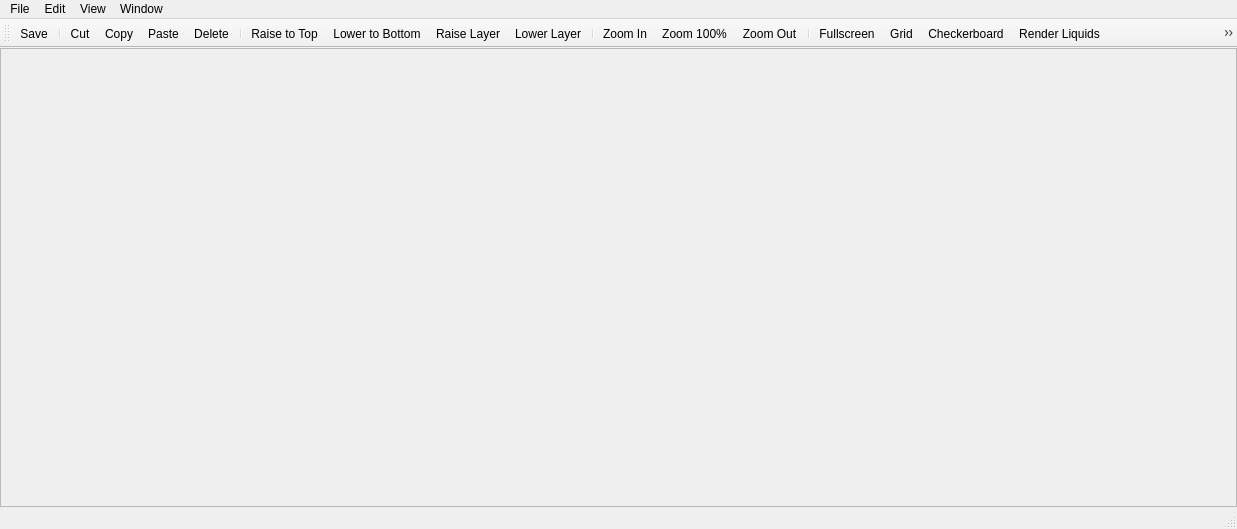
<?xml version="1.0" encoding="UTF-8"?>
<ui version="4.0">
 <class>LevelEditorWindow</class>
 <widget class="QMainWindow" name="LevelEditorWindow">
  <property name="geometry">
   <rect>
    <x>0</x>
    <y>0</y>
    <width>1237</width>
    <height>529</height>
   </rect>
  </property>
  <property name="windowTitle">
   <string>CoinKiller</string>
  </property>
  <widget class="QWidget" name="centralwidget">
   <layout class="QVBoxLayout" name="verticalLayout">
    <property name="leftMargin">
     <number>0</number>
    </property>
    <property name="topMargin">
     <number>0</number>
    </property>
    <property name="rightMargin">
     <number>0</number>
    </property>
    <property name="bottomMargin">
     <number>0</number>
    </property>
    <item>
     <widget class="QScrollArea" name="levelViewArea">
      <property name="frameShape">
       <enum>QFrame::Shape::StyledPanel</enum>
      </property>
      <property name="frameShadow">
       <enum>QFrame::Shadow::Sunken</enum>
      </property>
      <property name="lineWidth">
       <number>1</number>
      </property>
      <property name="widgetResizable">
       <bool>true</bool>
      </property>
      <widget class="QWidget" name="scrollAreaWidgetContents">
       <property name="geometry">
        <rect>
         <x>0</x>
         <y>0</y>
         <width>1235</width>
         <height>457</height>
        </rect>
       </property>
      </widget>
     </widget>
    </item>
   </layout>
  </widget>
  <widget class="QMenuBar" name="menubar">
   <property name="geometry">
    <rect>
     <x>0</x>
     <y>0</y>
     <width>1237</width>
     <height>19</height>
    </rect>
   </property>
   <widget class="QMenu" name="menuFile">
    <property name="title">
     <string>File</string>
    </property>
    <addaction name="actionSave"/>
    <addaction name="separator"/>
    <addaction name="actionShowPreferences"/>
   </widget>
   <widget class="QMenu" name="menuView">
    <property name="title">
     <string>View</string>
    </property>
    <addaction name="actionToggleLayer1"/>
    <addaction name="actionToggleLayer2"/>
    <addaction name="actionToggleSprites"/>
    <addaction name="actionToggleEntrances"/>
    <addaction name="actionTogglePaths"/>
    <addaction name="actionToggleLocations"/>
    <addaction name="separator"/>
    <addaction name="actionZoom_Maximum"/>
    <addaction name="actionZoom_In"/>
    <addaction name="actionZoom_100"/>
    <addaction name="actionZoom_Out"/>
    <addaction name="actionZoom_Minimum"/>
    <addaction name="separator"/>
    <addaction name="actionFullscreen"/>
    <addaction name="actionGrid"/>
    <addaction name="actionCheckerboard"/>
    <addaction name="actionRenderLiquids"/>
    <addaction name="actionRenderCameraLimits"/>
    <addaction name="actionToggle3DOverlay"/>
    <addaction name="actionToggle2DTile"/>
   </widget>
   <widget class="QMenu" name="menuEdit">
    <property name="title">
     <string>Edit</string>
    </property>
    <addaction name="actionCut"/>
    <addaction name="actionCopy"/>
    <addaction name="actionPaste"/>
    <addaction name="actionDelete"/>
    <addaction name="actionSelectAll"/>
    <addaction name="actionDeselect"/>
    <addaction name="separator"/>
    <addaction name="actionRaise"/>
    <addaction name="actionLower"/>
    <addaction name="actionRaiseLayer"/>
    <addaction name="actionLowerLayer"/>
    <addaction name="separator"/>
   </widget>
   <widget class="QMenu" name="menuWindow">
    <property name="title">
     <string>Window</string>
    </property>
    <addaction name="actionShowToolbox"/>
    <addaction name="actionShowMinimap"/>
    <addaction name="actionShowQuickPaint"/>
    <addaction name="actionShowHistory"/>
   </widget>
   <addaction name="menuFile"/>
   <addaction name="menuEdit"/>
   <addaction name="menuView"/>
   <addaction name="menuWindow"/>
  </widget>
  <widget class="QStatusBar" name="statusbar"/>
  <widget class="QToolBar" name="toolBar">
   <property name="enabled">
    <bool>true</bool>
   </property>
   <property name="windowTitle">
    <string>Toolbar</string>
   </property>
   <attribute name="toolBarArea">
    <enum>TopToolBarArea</enum>
   </attribute>
   <attribute name="toolBarBreak">
    <bool>false</bool>
   </attribute>
   <addaction name="actionSave"/>
   <addaction name="separator"/>
   <addaction name="actionCut"/>
   <addaction name="actionCopy"/>
   <addaction name="actionPaste"/>
   <addaction name="actionDelete"/>
   <addaction name="separator"/>
   <addaction name="actionRaise"/>
   <addaction name="actionLower"/>
   <addaction name="actionRaiseLayer"/>
   <addaction name="actionLowerLayer"/>
   <addaction name="separator"/>
   <addaction name="actionZoom_In"/>
   <addaction name="actionZoom_100"/>
   <addaction name="actionZoom_Out"/>
   <addaction name="separator"/>
   <addaction name="actionFullscreen"/>
   <addaction name="actionGrid"/>
   <addaction name="actionCheckerboard"/>
   <addaction name="actionRenderLiquids"/>
   <addaction name="actionRenderControllers"/>
   <addaction name="actionRenderCameraLimits"/>
   <addaction name="separator"/>
   <addaction name="actionToggleLayer1"/>
   <addaction name="actionToggleLayer2"/>
   <addaction name="actionToggleSprites"/>
   <addaction name="actionToggleEntrances"/>
   <addaction name="actionTogglePaths"/>
   <addaction name="actionToggleLocations"/>
   <addaction name="separator"/>
   <addaction name="actionAddArea"/>
   <addaction name="actionDeleteCurrentArea"/>
  </widget>
  <action name="actionToggleLayer1">
   <property name="checkable">
    <bool>true</bool>
   </property>
   <property name="text">
    <string>Toggle Layer 1</string>
   </property>
   <property name="toolTip">
    <string>Toggle Layer 1</string>
   </property>
  </action>
  <action name="actionToggleLayer2">
   <property name="checkable">
    <bool>true</bool>
   </property>
   <property name="text">
    <string>Toggle Layer 2</string>
   </property>
   <property name="toolTip">
    <string>Toggle Layer 2</string>
   </property>
  </action>
  <action name="actionZoom_In">
   <property name="text">
    <string>Zoom In</string>
   </property>
   <property name="toolTip">
    <string>Zoom In</string>
   </property>
   <property name="shortcut">
    <string>Ctrl++</string>
   </property>
  </action>
  <action name="actionZoom_Out">
   <property name="text">
    <string>Zoom Out</string>
   </property>
   <property name="toolTip">
    <string>Zoom Out</string>
   </property>
   <property name="shortcut">
    <string>Ctrl+-</string>
   </property>
  </action>
  <action name="actionZoom_100">
   <property name="text">
    <string>Zoom 100%</string>
   </property>
   <property name="toolTip">
    <string>Zoom 100%</string>
   </property>
   <property name="shortcut">
    <string>Ctrl+0</string>
   </property>
  </action>
  <action name="actionZoom_Maximum">
   <property name="text">
    <string>Maximum Zoom</string>
   </property>
   <property name="toolTip">
    <string>Maximum Zoom</string>
   </property>
   <property name="shortcut">
    <string>Ctrl+PgDown</string>
   </property>
  </action>
  <action name="actionZoom_Minimum">
   <property name="text">
    <string>Minimum Zoom</string>
   </property>
   <property name="toolTip">
    <string>Minimum Zoom</string>
   </property>
   <property name="shortcut">
    <string>Ctrl+PgUp</string>
   </property>
  </action>
  <action name="actionSave">
   <property name="text">
    <string>Save</string>
   </property>
   <property name="toolTip">
    <string>Save</string>
   </property>
   <property name="shortcut">
    <string>Ctrl+S</string>
   </property>
  </action>
  <action name="actionPaste">
   <property name="text">
    <string>Paste</string>
   </property>
   <property name="toolTip">
    <string>Paste</string>
   </property>
   <property name="shortcut">
    <string>Ctrl+V</string>
   </property>
  </action>
  <action name="actionCut">
   <property name="text">
    <string>Cut</string>
   </property>
   <property name="toolTip">
    <string>Cut</string>
   </property>
   <property name="shortcut">
    <string>Ctrl+X</string>
   </property>
  </action>
  <action name="actionCopy">
   <property name="text">
    <string>Copy</string>
   </property>
   <property name="toolTip">
    <string>Copy</string>
   </property>
   <property name="shortcut">
    <string>Ctrl+C</string>
   </property>
  </action>
  <action name="actionDelete">
   <property name="text">
    <string>Delete</string>
   </property>
   <property name="toolTip">
    <string>Delete</string>
   </property>
   <property name="shortcut">
    <string>Del</string>
   </property>
  </action>
  <action name="actionFullscreen">
   <property name="checkable">
    <bool>true</bool>
   </property>
   <property name="text">
    <string>Fullscreen</string>
   </property>
   <property name="toolTip">
    <string>Fullscreen</string>
   </property>
   <property name="shortcut">
    <string>F11</string>
   </property>
  </action>
  <action name="actionGrid">
   <property name="checkable">
    <bool>true</bool>
   </property>
   <property name="text">
    <string>Grid</string>
   </property>
   <property name="toolTip">
    <string>Grid</string>
   </property>
   <property name="shortcut">
    <string>Ctrl+G</string>
   </property>
  </action>
  <action name="actionAddArea">
   <property name="text">
    <string>Add Area</string>
   </property>
   <property name="toolTip">
    <string>Add Area</string>
   </property>
   <property name="shortcut">
    <string>Ctrl+Alt+N</string>
   </property>
  </action>
  <action name="actionDeleteCurrentArea">
   <property name="text">
    <string>Delete Current Area</string>
   </property>
   <property name="toolTip">
    <string>Delete Current Area</string>
   </property>
   <property name="shortcut">
    <string>Ctrl+Alt+D</string>
   </property>
  </action>
  <action name="actionRaise">
   <property name="text">
    <string>Raise to Top</string>
   </property>
   <property name="toolTip">
    <string>Raise to Top</string>
   </property>
   <property name="shortcut">
    <string>Ctrl+]</string>
   </property>
  </action>
  <action name="actionLower">
   <property name="text">
    <string>Lower to Bottom</string>
   </property>
   <property name="toolTip">
    <string>Lower to Bottom</string>
   </property>
   <property name="shortcut">
    <string>Ctrl+[</string>
   </property>
  </action>
  <action name="actionRaiseLayer">
   <property name="text">
    <string>Raise Layer</string>
   </property>
   <property name="toolTip">
    <string>Raise Layer</string>
   </property>
   <property name="shortcut">
    <string>Ctrl+Shift+]</string>
   </property>
  </action>
  <action name="actionLowerLayer">
   <property name="text">
    <string>Lower Layer</string>
   </property>
   <property name="toolTip">
    <string>Lower Layer</string>
   </property>
   <property name="shortcut">
    <string>Ctrl+Shift+[</string>
   </property>
  </action>
  <action name="actionRenderLiquids">
   <property name="checkable">
    <bool>true</bool>
   </property>
   <property name="text">
    <string>Render Liquids</string>
   </property>
   <property name="toolTip">
    <string>Render Liquids</string>
   </property>
   <property name="shortcut">
    <string>Ctrl+L</string>
   </property>
  </action>
  <action name="actionSelectAll">
   <property name="text">
    <string>Select All</string>
   </property>
   <property name="toolTip">
    <string>Select All</string>
   </property>
   <property name="shortcut">
    <string>Ctrl+A</string>
   </property>
  </action>
  <action name="actionCheckerboard">
   <property name="checkable">
    <bool>true</bool>
   </property>
   <property name="text">
    <string>Checkerboard</string>
   </property>
   <property name="toolTip">
    <string>Checkerboard</string>
   </property>
  </action>
  <action name="actionToggleSprites">
   <property name="checkable">
    <bool>true</bool>
   </property>
   <property name="text">
    <string>Toggle Sprites</string>
   </property>
   <property name="toolTip">
    <string>Toggle Sprites</string>
   </property>
  </action>
  <action name="actionTogglePaths">
   <property name="checkable">
    <bool>true</bool>
   </property>
   <property name="text">
    <string>Toggle Paths</string>
   </property>
   <property name="toolTip">
    <string>Toggle Paths</string>
   </property>
  </action>
  <action name="actionRenderCameraLimits">
   <property name="checkable">
    <bool>true</bool>
   </property>
   <property name="text">
    <string>Render Camera Limits</string>
   </property>
   <property name="toolTip">
    <string>Render Camera Limits</string>
   </property>
  </action>
  <action name="actionShowMinimap">
   <property name="checkable">
    <bool>true</bool>
   </property>
   <property name="text">
    <string>Show Minimap</string>
   </property>
   <property name="toolTip">
    <string>Show Minimap</string>
   </property>
  </action>
  <action name="actionShowToolbox">
   <property name="checkable">
    <bool>true</bool>
   </property>
   <property name="text">
    <string>Show Toolbox</string>
   </property>
   <property name="toolTip">
    <string>Show Toolbox</string>
   </property>
  </action>
  <action name="actionToggleLocations">
   <property name="checkable">
    <bool>true</bool>
   </property>
   <property name="text">
    <string>Toggle Locations</string>
   </property>
   <property name="toolTip">
    <string>Toggle Locations</string>
   </property>
  </action>
  <action name="actionToggle3DOverlay">
   <property name="checkable">
    <bool>true</bool>
   </property>
   <property name="text">
    <string>Toggle 3D Overlay</string>
   </property>
   <property name="toolTip">
    <string>Toggle 3D Overlay</string>
   </property>
  </action>
  <action name="actionToggle2DTile">
   <property name="checkable">
    <bool>true</bool>
   </property>
   <property name="text">
    <string>Toggle 2D Tiles</string>
   </property>
   <property name="toolTip">
    <string>Toggle 2D Tiles</string>
   </property>
  </action>
  <action name="actionToggleEntrances">
   <property name="checkable">
    <bool>true</bool>
   </property>
   <property name="text">
    <string>Toggle Entrances</string>
   </property>
   <property name="toolTip">
    <string>Toggle Entrances</string>
   </property>
  </action>
  <action name="actionShowHistory">
   <property name="checkable">
    <bool>true</bool>
   </property>
   <property name="text">
    <string>Show History</string>
   </property>
   <property name="toolTip">
    <string>Show History</string>
   </property>
  </action>
  <action name="actionShowPreferences">
   <property name="text">
    <string>Preferences</string>
   </property>
  </action>
  <action name="actionDeselect">
   <property name="text">
    <string>Deselect</string>
   </property>
   <property name="toolTip">
    <string>Deselect</string>
   </property>
   <property name="shortcut">
    <string>Ctrl+Shift+A</string>
   </property>
  </action>
  <action name="actionRenderControllers">
   <property name="checkable">
    <bool>true</bool>
   </property>
   <property name="text">
    <string>Render Controller Indicators</string>
   </property>
   <property name="toolTip">
    <string>Render Controller Indicators</string>
   </property>
   <property name="menuRole">
    <enum>QAction::MenuRole::TextHeuristicRole</enum>
   </property>
  </action>
  <action name="actionShowQuickPaint">
   <property name="checkable">
    <bool>true</bool>
   </property>
   <property name="text">
    <string>Show Quick Paint</string>
   </property>
  </action>
 </widget>
 <resources/>
 <connections/>
</ui>
